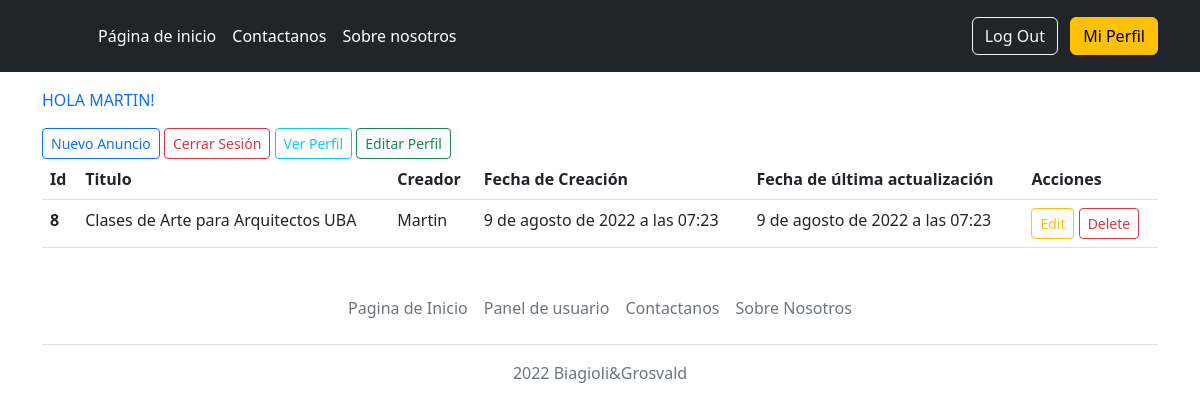
Screenshot of /usuario/2 (signed in) with the database file from the repository.
### App/models.py (models this page shows, shortened)
class Anuncio(models.Model):
    titulo = models.CharField(max_length=100)
    materia = models.CharField(max_length=180)
    autor = models.ForeignKey(User, models.SET_NULL, blank=True, null=True)
    imagen = models.ImageField(upload_to="App\static", null=True, blank=True)
    descripcion_clase = RichTextField()
    date_created = models.DateTimeField(default=timezone.now)
    date_updated = models.DateTimeField(default=timezone.now)

### App/views.py (the view)
# urls.py: path('usuario/<pk>', PanelUsuario.as_view(), name="perfil"), #panel de usuario donde se ven los avisos
class PanelUsuario(LoginRequiredMixin, BaseView, ListView):
    queryset = Anuncio.objects.all()
    template_name = "App/panel_usuario_avisos.html"
    context_object_name = "anuncios"
    def get_queryset(self):
        return Anuncio.objects.filter(autor=self.request.user)

### App/views.py (called while the page is built)
    def get_context_data(self, **kwargs):
        context = super().get_context_data(**kwargs)
        context['titulo'] = Anuncio.objects.filter(titulo=True).order_by('date_created').first()
        return context

### App/templates/App/panel_usuario_avisos.html
{% extends "base-usuarios.html" %}
{% block main %}
<main class="flex-shrink-0">
    <div class="container" style="margin-top: 1em;">
     <p class="text-primary text-uppercase">Hola {{user.username}}!</p>
     <a type="button" href="{% url 'anuncio-create' %}" class="btn btn-sm btn-outline-primary">Nuevo Anuncio</a>
     <a type="button" href="/logout" class="btn btn-sm btn-outline-danger">Cerrar Sesión</a>
     <a type="button" href="{% url 'usuario-detalle' user.id %}" class="btn btn-sm btn-outline-info">Ver Perfil</a>
     <a type="button" href="{% url 'usuario-update' user.id %}" class="btn btn-sm btn-outline-success">Editar Perfil</a>
  <table class="table">
  <thead>
    <tr>
      <th scope="col">Id</th>
      <th scope="col">Titulo</th>
      <th scope="col">Creador</th>
      <th scope="col">Fecha de Creación</th>
      <th scope="col">Fecha de última actualización</th>
      <th scope="col">Acciones</th>
    </tr>
  </thead>
        <tbody>
          {%for anuncio in anuncios %}
            <tr>
            <th scope="row">{{anuncio.id}}</th>
            <td>{{anuncio.titulo}}</td>
            <td>{{anuncio.autor}}</td>
            <td>{{anuncio.date_created}}</td>
            <td>{{anuncio.date_updated}}</td>
            <td>
              <a type="button" href="{% url 'anuncio-update' anuncio.id %}" class="btn btn-sm btn-outline-warning">Edit</a>
              <a type="button" href="{% url 'anuncio-delete' anuncio.id %}" class="btn btn-sm btn-outline-danger" >Delete</a>
            </td>
            </tr>
          {% endfor %}
        </tbody>
    </table>
    </div>
  </main>
{% endblock %}

### rows the page displays
Anuncio: id "8", titulo "Clases de Arte para Arquitectos UBA", autor "Martin", date_created "9 de agosto de 2022 a las 07:23", date_updated "9 de agosto de 2022 a las 07:23"

### other values shown
{{ user.username }} "MARTIN"
